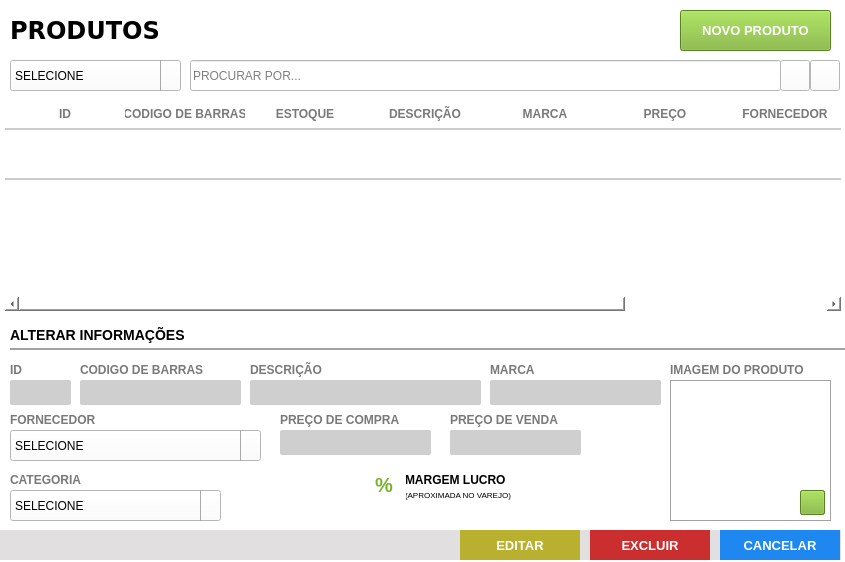
<?xml version="1.0" encoding="UTF-8"?>
<ui version="4.0">
 <class>Frame</class>
 <widget class="QFrame" name="Frame">
  <property name="geometry">
   <rect>
    <x>0</x>
    <y>0</y>
    <width>845</width>
    <height>562</height>
   </rect>
  </property>
  <property name="windowTitle">
   <string>Lista de Produtos</string>
  </property>
  <property name="autoFillBackground">
   <bool>false</bool>
  </property>
  <property name="styleSheet">
   <string notr="true">background: #FFF;</string>
  </property>
  <widget class="QFrame" name="fr_titulo_servicos">
   <property name="geometry">
    <rect>
     <x>0</x>
     <y>0</y>
     <width>841</width>
     <height>60</height>
    </rect>
   </property>
   <property name="styleSheet">
    <string notr="true"/>
   </property>
   <widget class="QLabel" name="lb_tituloClientes_2">
    <property name="geometry">
     <rect>
      <x>10</x>
      <y>15</y>
      <width>200</width>
      <height>30</height>
     </rect>
    </property>
    <property name="font">
     <font>
      <family>DejaVu Sans</family>
      <pointsize>18</pointsize>
      <weight>75</weight>
      <bold>true</bold>
     </font>
    </property>
    <property name="styleSheet">
     <string notr="true">color: rgb(0, 0, 0)</string>
    </property>
    <property name="text">
     <string>PRODUTOS</string>
    </property>
   </widget>
   <widget class="QPushButton" name="bt_novo">
    <property name="geometry">
     <rect>
      <x>680</x>
      <y>10</y>
      <width>151</width>
      <height>41</height>
     </rect>
    </property>
    <property name="font">
     <font>
      <family>Tahoma</family>
      <pointsize>10</pointsize>
      <weight>75</weight>
      <bold>true</bold>
     </font>
    </property>
    <property name="cursor">
     <cursorShape>PointingHandCursor</cursorShape>
    </property>
    <property name="focusPolicy">
     <enum>Qt::NoFocus</enum>
    </property>
    <property name="contextMenuPolicy">
     <enum>Qt::ActionsContextMenu</enum>
    </property>
    <property name="styleSheet">
     <string notr="true">QPushButton {
background-color: #7AB32E;
color: #FFF
 }
QPushButton:hover{
background-color: #40a286
}</string>
    </property>
    <property name="text">
     <string>NOVO PRODUTO</string>
    </property>
    <property name="iconSize">
     <size>
      <width>75</width>
      <height>35</height>
     </size>
    </property>
   </widget>
  </widget>
  <widget class="QTableWidget" name="tb_produtos">
   <property name="geometry">
    <rect>
     <x>0</x>
     <y>100</y>
     <width>841</width>
     <height>211</height>
    </rect>
   </property>
   <property name="cursor" stdset="0">
    <cursorShape>PointingHandCursor</cursorShape>
   </property>
   <property name="focusPolicy">
    <enum>Qt::WheelFocus</enum>
   </property>
   <property name="styleSheet">
    <string notr="true">QTableView{
color: #797979;
font-weight: bold;
font-size: 13px;
background: #FFF;
padding: 0 0 0 5px;
}
QHeaderView:section{
background: #FFF;
padding: 5px 0 ;
font-size: 12px;
font-family: &quot;Arial&quot;;
font-weight: bold;
color: #797979;
border: none;
border-bottom: 2px solid #CCC;
text-transform: uppercase
}
QTableView::item {
border-bottom: 2px solid #CCC;
padding: 2px;
}

</string>
   </property>
   <property name="frameShape">
    <enum>QFrame::NoFrame</enum>
   </property>
   <property name="frameShadow">
    <enum>QFrame::Plain</enum>
   </property>
   <property name="autoScrollMargin">
    <number>20</number>
   </property>
   <property name="editTriggers">
    <set>QAbstractItemView::NoEditTriggers</set>
   </property>
   <property name="selectionMode">
    <enum>QAbstractItemView::NoSelection</enum>
   </property>
   <property name="selectionBehavior">
    <enum>QAbstractItemView::SelectRows</enum>
   </property>
   <property name="showGrid">
    <bool>false</bool>
   </property>
   <property name="gridStyle">
    <enum>Qt::NoPen</enum>
   </property>
   <property name="wordWrap">
    <bool>false</bool>
   </property>
   <property name="rowCount">
    <number>1</number>
   </property>
   <attribute name="horizontalHeaderDefaultSectionSize">
    <number>120</number>
   </attribute>
   <attribute name="horizontalHeaderHighlightSections">
    <bool>false</bool>
   </attribute>
   <attribute name="horizontalHeaderStretchLastSection">
    <bool>true</bool>
   </attribute>
   <attribute name="verticalHeaderVisible">
    <bool>false</bool>
   </attribute>
   <attribute name="verticalHeaderDefaultSectionSize">
    <number>50</number>
   </attribute>
   <attribute name="verticalHeaderMinimumSectionSize">
    <number>20</number>
   </attribute>
   <row>
    <property name="text">
     <string>1</string>
    </property>
   </row>
   <column>
    <property name="text">
     <string>ID</string>
    </property>
   </column>
   <column>
    <property name="text">
     <string>CODIGO DE BARRAS</string>
    </property>
   </column>
   <column>
    <property name="text">
     <string>ESTOQUE</string>
    </property>
   </column>
   <column>
    <property name="text">
     <string>DESCRIÇÃO</string>
    </property>
   </column>
   <column>
    <property name="text">
     <string>MARCA</string>
    </property>
   </column>
   <column>
    <property name="text">
     <string>PREÇO</string>
    </property>
   </column>
   <column>
    <property name="text">
     <string>FORNECEDOR</string>
    </property>
   </column>
   <column>
    <property name="text">
     <string>CATEGORIA</string>
    </property>
   </column>
  </widget>
  <widget class="QLabel" name="lb_FormProdutos_6">
   <property name="geometry">
    <rect>
     <x>80</x>
     <y>360</y>
     <width>181</width>
     <height>20</height>
    </rect>
   </property>
   <property name="styleSheet">
    <string notr="true">QLabel{
font-size: 12px;
font-family: &quot;Arial Unicode MS&quot;;
font-weight: bold;
color: #797979
}</string>
   </property>
   <property name="text">
    <string>CODIGO DE BARRAS</string>
   </property>
  </widget>
  <widget class="QLineEdit" name="tx_codbarras">
   <property name="geometry">
    <rect>
     <x>80</x>
     <y>380</y>
     <width>161</width>
     <height>25</height>
    </rect>
   </property>
   <property name="focusPolicy">
    <enum>Qt::WheelFocus</enum>
   </property>
   <property name="styleSheet">
    <string notr="true">QLineEdit{
background: #CFCFCF;
border-radius: 2px;
color: #000;
padding-left: 3px;
font: 13px &quot;Arial&quot; 
}
QLineEdit:Focus {
border: 1px solid red;
}</string>
   </property>
   <property name="text">
    <string/>
   </property>
   <property name="placeholderText">
    <string/>
   </property>
  </widget>
  <widget class="QFrame" name="fr_botoes">
   <property name="geometry">
    <rect>
     <x>-210</x>
     <y>530</y>
     <width>1051</width>
     <height>30</height>
    </rect>
   </property>
   <property name="styleSheet">
    <string notr="true">background:#E1DFE0;
border: none;</string>
   </property>
   <widget class="QPushButton" name="bt_cancelar">
    <property name="geometry">
     <rect>
      <x>930</x>
      <y>0</y>
      <width>120</width>
      <height>30</height>
     </rect>
    </property>
    <property name="font">
     <font>
      <pointsize>10</pointsize>
      <weight>75</weight>
      <bold>true</bold>
     </font>
    </property>
    <property name="cursor">
     <cursorShape>PointingHandCursor</cursorShape>
    </property>
    <property name="focusPolicy">
     <enum>Qt::NoFocus</enum>
    </property>
    <property name="contextMenuPolicy">
     <enum>Qt::ActionsContextMenu</enum>
    </property>
    <property name="styleSheet">
     <string notr="true">QPushButton {
background-color: #1E87F0;
color: #FFF
 }
QPushButton:hover{
background-color: #40a286
}</string>
    </property>
    <property name="text">
     <string>CANCELAR</string>
    </property>
    <property name="iconSize">
     <size>
      <width>75</width>
      <height>35</height>
     </size>
    </property>
   </widget>
   <widget class="QPushButton" name="bt_salvar">
    <property name="geometry">
     <rect>
      <x>670</x>
      <y>0</y>
      <width>120</width>
      <height>30</height>
     </rect>
    </property>
    <property name="font">
     <font>
      <family>Tahoma</family>
      <pointsize>10</pointsize>
      <weight>75</weight>
      <bold>true</bold>
     </font>
    </property>
    <property name="cursor">
     <cursorShape>PointingHandCursor</cursorShape>
    </property>
    <property name="focusPolicy">
     <enum>Qt::NoFocus</enum>
    </property>
    <property name="contextMenuPolicy">
     <enum>Qt::ActionsContextMenu</enum>
    </property>
    <property name="styleSheet">
     <string notr="true">QPushButton {
	background-color: rgb(186, 176, 48);
color: #FFF
 }
QPushButton:hover{
	background-color: rgb(217, 202, 49);
}</string>
    </property>
    <property name="text">
     <string>EDITAR</string>
    </property>
    <property name="iconSize">
     <size>
      <width>75</width>
      <height>35</height>
     </size>
    </property>
   </widget>
   <widget class="QPushButton" name="bt_excluir">
    <property name="geometry">
     <rect>
      <x>800</x>
      <y>0</y>
      <width>120</width>
      <height>30</height>
     </rect>
    </property>
    <property name="font">
     <font>
      <family>Tahoma</family>
      <pointsize>10</pointsize>
      <weight>75</weight>
      <bold>true</bold>
     </font>
    </property>
    <property name="cursor">
     <cursorShape>PointingHandCursor</cursorShape>
    </property>
    <property name="focusPolicy">
     <enum>Qt::NoFocus</enum>
    </property>
    <property name="contextMenuPolicy">
     <enum>Qt::ActionsContextMenu</enum>
    </property>
    <property name="styleSheet">
     <string notr="true">QPushButton {
	background-color: rgb(203, 46, 46);
color: #FFF
 }
QPushButton:hover{
	background-color: rgb(253, 99, 99);
}</string>
    </property>
    <property name="text">
     <string>EXCLUIR</string>
    </property>
    <property name="iconSize">
     <size>
      <width>75</width>
      <height>35</height>
     </size>
    </property>
   </widget>
  </widget>
  <widget class="QLineEdit" name="tx_id">
   <property name="geometry">
    <rect>
     <x>10</x>
     <y>380</y>
     <width>61</width>
     <height>25</height>
    </rect>
   </property>
   <property name="focusPolicy">
    <enum>Qt::WheelFocus</enum>
   </property>
   <property name="styleSheet">
    <string notr="true">QLineEdit{
background: #CFCFCF;
border-radius: 2px;
color: #000;
padding-left: 3px;
font: 13px &quot;Arial&quot; 
}
QLineEdit:Focus {
border: 1px solid red;
}</string>
   </property>
   <property name="inputMask">
    <string/>
   </property>
   <property name="text">
    <string/>
   </property>
   <property name="placeholderText">
    <string/>
   </property>
  </widget>
  <widget class="QLabel" name="lb_FormProdutos_7">
   <property name="geometry">
    <rect>
     <x>10</x>
     <y>360</y>
     <width>61</width>
     <height>20</height>
    </rect>
   </property>
   <property name="styleSheet">
    <string notr="true">QLabel{
font-size: 12px;
font-family: &quot;Arial Unicode MS&quot;;
font-weight: bold;
color: #797979
}</string>
   </property>
   <property name="text">
    <string>ID</string>
   </property>
  </widget>
  <widget class="QLabel" name="lb_FormProdutos_10">
   <property name="geometry">
    <rect>
     <x>490</x>
     <y>360</y>
     <width>111</width>
     <height>20</height>
    </rect>
   </property>
   <property name="styleSheet">
    <string notr="true">QLabel{
font-size: 12px;
font-family: &quot;Arial Unicode MS&quot;;
font-weight: bold;
color: #797979
}</string>
   </property>
   <property name="text">
    <string>MARCA</string>
   </property>
  </widget>
  <widget class="QLineEdit" name="tx_marca">
   <property name="geometry">
    <rect>
     <x>490</x>
     <y>380</y>
     <width>171</width>
     <height>25</height>
    </rect>
   </property>
   <property name="focusPolicy">
    <enum>Qt::WheelFocus</enum>
   </property>
   <property name="styleSheet">
    <string notr="true">QLineEdit{
background: #CFCFCF;
border-radius: 2px;
color: #000;
padding-left: 3px;
font: 13px &quot;Arial&quot; 
}
QLineEdit:Focus {
border: 1px solid red;
}</string>
   </property>
   <property name="inputMask">
    <string/>
   </property>
   <property name="text">
    <string/>
   </property>
   <property name="placeholderText">
    <string/>
   </property>
  </widget>
  <widget class="QLabel" name="lb_FormProdutos_11">
   <property name="geometry">
    <rect>
     <x>450</x>
     <y>410</y>
     <width>121</width>
     <height>20</height>
    </rect>
   </property>
   <property name="styleSheet">
    <string notr="true">QLabel{
font-size: 12px;
font-family: &quot;Arial Unicode MS&quot;;
font-weight: bold;
color: #797979
}</string>
   </property>
   <property name="text">
    <string>PREÇO DE VENDA</string>
   </property>
  </widget>
  <widget class="QLineEdit" name="tx_preco">
   <property name="geometry">
    <rect>
     <x>450</x>
     <y>430</y>
     <width>131</width>
     <height>25</height>
    </rect>
   </property>
   <property name="focusPolicy">
    <enum>Qt::WheelFocus</enum>
   </property>
   <property name="styleSheet">
    <string notr="true">QLineEdit{
background: #CFCFCF;
border-radius: 2px;
color: #000;
padding-left: 3px;
font: 13px &quot;Arial&quot; 
}
QLineEdit:Focus {
border: 1px solid red;
}</string>
   </property>
   <property name="inputMask">
    <string/>
   </property>
   <property name="text">
    <string/>
   </property>
   <property name="placeholderText">
    <string/>
   </property>
  </widget>
  <widget class="QLabel" name="lb_FormProdutos_12">
   <property name="geometry">
    <rect>
     <x>250</x>
     <y>360</y>
     <width>111</width>
     <height>20</height>
    </rect>
   </property>
   <property name="styleSheet">
    <string notr="true">QLabel{
font-size: 12px;
font-family: &quot;Arial Unicode MS&quot;;
font-weight: bold;
color: #797979
}</string>
   </property>
   <property name="text">
    <string>DESCRIÇÃO</string>
   </property>
  </widget>
  <widget class="QLineEdit" name="tx_descricao">
   <property name="geometry">
    <rect>
     <x>250</x>
     <y>380</y>
     <width>231</width>
     <height>25</height>
    </rect>
   </property>
   <property name="focusPolicy">
    <enum>Qt::WheelFocus</enum>
   </property>
   <property name="styleSheet">
    <string notr="true">QLineEdit{
background: #CFCFCF;
border-radius: 2px;
color: #000;
padding-left: 3px;
font: 13px &quot;Arial&quot; 
}
QLineEdit:Focus {
border: 1px solid red;
}</string>
   </property>
   <property name="inputMask">
    <string/>
   </property>
   <property name="text">
    <string/>
   </property>
   <property name="placeholderText">
    <string/>
   </property>
  </widget>
  <widget class="QLabel" name="lb_FormProdutos_2">
   <property name="geometry">
    <rect>
     <x>10</x>
     <y>320</y>
     <width>1031</width>
     <height>30</height>
    </rect>
   </property>
   <property name="styleSheet">
    <string notr="true">QLabel{
font-size: 14px;
font-family: &quot;Arial&quot;;
font-weight: bold;

border-bottom: 2px solid #A2A2A2
}</string>
   </property>
   <property name="text">
    <string>ALTERAR INFORMAÇÕES</string>
   </property>
  </widget>
  <widget class="QPushButton" name="bt_refresh">
   <property name="geometry">
    <rect>
     <x>810</x>
     <y>60</y>
     <width>30</width>
     <height>31</height>
    </rect>
   </property>
   <property name="font">
    <font>
     <family>Arial</family>
    </font>
   </property>
   <property name="cursor">
    <cursorShape>PointingHandCursor</cursorShape>
   </property>
   <property name="focusPolicy">
    <enum>Qt::NoFocus</enum>
   </property>
   <property name="contextMenuPolicy">
    <enum>Qt::NoContextMenu</enum>
   </property>
   <property name="toolTip">
    <string>ATUALIZAR TABELA</string>
   </property>
   <property name="text">
    <string/>
   </property>
   <property name="icon">
    <iconset>
     <normaloff>../Imagens/refresh.png</normaloff>../Imagens/refresh.png</iconset>
   </property>
  </widget>
  <widget class="QLineEdit" name="tx_busca">
   <property name="geometry">
    <rect>
     <x>190</x>
     <y>60</y>
     <width>591</width>
     <height>31</height>
    </rect>
   </property>
   <property name="font">
    <font>
     <family>Arial</family>
    </font>
   </property>
   <property name="focusPolicy">
    <enum>Qt::ClickFocus</enum>
   </property>
   <property name="styleSheet">
    <string notr="true">QLineEdit {
color: #000
}
</string>
   </property>
   <property name="placeholderText">
    <string>PROCURAR POR...</string>
   </property>
  </widget>
  <widget class="QComboBox" name="cb_produtos">
   <property name="geometry">
    <rect>
     <x>10</x>
     <y>60</y>
     <width>171</width>
     <height>31</height>
    </rect>
   </property>
   <property name="focusPolicy">
    <enum>Qt::StrongFocus</enum>
   </property>
   <property name="styleSheet">
    <string notr="true">QComboBox{
background: #fff;
color: #000;
font: 13px &quot;Arial&quot; ;
text-transform: uppercase
}
QComboBox:Focus {
border: 1px solid red;
}
 QComboBox::drop-down {
     subcontrol-origin: padding;
     subcontrol-position: top right;
     width: 25px;
     border-left-width: 1px;
     border-left-color: darkgray;
     border-left-style: solid; /* just a single line */
     border-top-right-radius: 3px; /* same radius as the QComboBox */
     border-bottom-right-radius: 3px;
 }
QComboBox::down-arrow {
     image: url(&quot;Imagens/down.png&quot;);
 }
</string>
   </property>
   <item>
    <property name="text">
     <string>SELECIONE</string>
    </property>
   </item>
  </widget>
  <widget class="QPushButton" name="bt_busca">
   <property name="geometry">
    <rect>
     <x>780</x>
     <y>60</y>
     <width>30</width>
     <height>31</height>
    </rect>
   </property>
   <property name="font">
    <font>
     <family>Arial</family>
    </font>
   </property>
   <property name="cursor">
    <cursorShape>PointingHandCursor</cursorShape>
   </property>
   <property name="focusPolicy">
    <enum>Qt::NoFocus</enum>
   </property>
   <property name="contextMenuPolicy">
    <enum>Qt::NoContextMenu</enum>
   </property>
   <property name="toolTip">
    <string>BUSCAR</string>
   </property>
   <property name="text">
    <string/>
   </property>
   <property name="icon">
    <iconset>
     <normaloff>../Imagens/search.png</normaloff>../Imagens/search.png</iconset>
   </property>
  </widget>
  <widget class="QLabel" name="lb_foto_prod">
   <property name="geometry">
    <rect>
     <x>670</x>
     <y>380</y>
     <width>161</width>
     <height>141</height>
    </rect>
   </property>
   <property name="styleSheet">
    <string notr="true">border: 1px solid #A2A2A2;
background: url('Images/icon/Photo.svg') center no-repeat 
</string>
   </property>
   <property name="text">
    <string/>
   </property>
   <property name="alignment">
    <set>Qt::AlignCenter</set>
   </property>
  </widget>
  <widget class="QPushButton" name="bt_DelLogo">
   <property name="geometry">
    <rect>
     <x>800</x>
     <y>490</y>
     <width>25</width>
     <height>25</height>
    </rect>
   </property>
   <property name="font">
    <font>
     <family>Arial</family>
     <pointsize>16</pointsize>
     <weight>75</weight>
     <bold>true</bold>
    </font>
   </property>
   <property name="toolTip">
    <string>&lt;html&gt;&lt;head/&gt;&lt;body&gt;&lt;p&gt;Deletar Imagem&lt;/p&gt;&lt;/body&gt;&lt;/html&gt;</string>
   </property>
   <property name="styleSheet">
    <string notr="true">QPushButton{
background: #7AB32E;
color: #FFF
}
QPushButton:hover{
background-color: #40a286
}</string>
   </property>
   <property name="text">
    <string/>
   </property>
  </widget>
  <widget class="QPushButton" name="bt_AddLogo">
   <property name="geometry">
    <rect>
     <x>800</x>
     <y>490</y>
     <width>25</width>
     <height>25</height>
    </rect>
   </property>
   <property name="font">
    <font>
     <family>Arial</family>
     <pointsize>16</pointsize>
     <weight>75</weight>
     <bold>true</bold>
    </font>
   </property>
   <property name="toolTip">
    <string>&lt;html&gt;&lt;head/&gt;&lt;body&gt;&lt;p&gt;CADASTRAR IMGEM&lt;/p&gt;&lt;/body&gt;&lt;/html&gt;</string>
   </property>
   <property name="styleSheet">
    <string notr="true">QPushButton{
background: #7AB32E;
color: #FFF
}
QPushButton:hover{
background-color: #40a286
}</string>
   </property>
   <property name="text">
    <string/>
   </property>
  </widget>
  <widget class="QLabel" name="lb_FormFornecedor_21">
   <property name="geometry">
    <rect>
     <x>670</x>
     <y>360</y>
     <width>150</width>
     <height>20</height>
    </rect>
   </property>
   <property name="styleSheet">
    <string notr="true">QLabel{
font-size: 12px;
font-family: &quot;Arial Unicode MS&quot;;
font-weight: bold;
color: #797979
}</string>
   </property>
   <property name="text">
    <string>IMAGEM DO PRODUTO</string>
   </property>
  </widget>
  <widget class="QComboBox" name="cb_fornecedor">
   <property name="geometry">
    <rect>
     <x>10</x>
     <y>430</y>
     <width>251</width>
     <height>31</height>
    </rect>
   </property>
   <property name="focusPolicy">
    <enum>Qt::StrongFocus</enum>
   </property>
   <property name="styleSheet">
    <string notr="true">QComboBox{
background: #fff;
color: #000;
font: 13px &quot;Arial&quot; ;
text-transform: uppercase
}
QComboBox:Focus {
border: 1px solid red;
}
 QComboBox::drop-down {
     subcontrol-origin: padding;
     subcontrol-position: top right;
     width: 25px;
     border-left-width: 1px;
     border-left-color: darkgray;
     border-left-style: solid; /* just a single line */
     border-top-right-radius: 3px; /* same radius as the QComboBox */
     border-bottom-right-radius: 3px;
 }
QComboBox::down-arrow {
     image: url(&quot;Imagens/down.png&quot;);
 }
</string>
   </property>
   <item>
    <property name="text">
     <string>SELECIONE</string>
    </property>
   </item>
  </widget>
  <widget class="QComboBox" name="cb_categoria">
   <property name="geometry">
    <rect>
     <x>10</x>
     <y>490</y>
     <width>211</width>
     <height>31</height>
    </rect>
   </property>
   <property name="focusPolicy">
    <enum>Qt::StrongFocus</enum>
   </property>
   <property name="styleSheet">
    <string notr="true">QComboBox{
background: #fff;
color: #000;
font: 13px &quot;Arial&quot; ;
text-transform: uppercase
}
QComboBox:Focus {
border: 1px solid red;
}
 QComboBox::drop-down {
     subcontrol-origin: padding;
     subcontrol-position: top right;
     width: 25px;
     border-left-width: 1px;
     border-left-color: darkgray;
     border-left-style: solid; /* just a single line */
     border-top-right-radius: 3px; /* same radius as the QComboBox */
     border-bottom-right-radius: 3px;
 }
QComboBox::down-arrow {
     image: url(&quot;Imagens/down.png&quot;);
 }
</string>
   </property>
   <item>
    <property name="text">
     <string>SELECIONE</string>
    </property>
   </item>
  </widget>
  <widget class="QLabel" name="lb_FormProdutos_13">
   <property name="geometry">
    <rect>
     <x>10</x>
     <y>410</y>
     <width>111</width>
     <height>20</height>
    </rect>
   </property>
   <property name="styleSheet">
    <string notr="true">QLabel{
font-size: 12px;
font-family: &quot;Arial Unicode MS&quot;;
font-weight: bold;
color: #797979
}</string>
   </property>
   <property name="text">
    <string>FORNECEDOR</string>
   </property>
  </widget>
  <widget class="QLabel" name="lb_FormProdutos_14">
   <property name="geometry">
    <rect>
     <x>10</x>
     <y>470</y>
     <width>111</width>
     <height>20</height>
    </rect>
   </property>
   <property name="styleSheet">
    <string notr="true">QLabel{
font-size: 12px;
font-family: &quot;Arial Unicode MS&quot;;
font-weight: bold;
color: #797979
}</string>
   </property>
   <property name="text">
    <string>CATEGORIA</string>
   </property>
  </widget>
  <widget class="QLabel" name="lb_FormProdutos_17">
   <property name="geometry">
    <rect>
     <x>405</x>
     <y>490</y>
     <width>150</width>
     <height>10</height>
    </rect>
   </property>
   <property name="styleSheet">
    <string notr="true">QLabel{
font-size: 8px;
font-family: &quot;Arial Unicode MS&quot;;
font-weight: normal;
color: #000
}</string>
   </property>
   <property name="text">
    <string>(APROXIMADA NO VAREJO)</string>
   </property>
  </widget>
  <widget class="QLabel" name="lb_FormProdutos_15">
   <property name="geometry">
    <rect>
     <x>405</x>
     <y>470</y>
     <width>150</width>
     <height>20</height>
    </rect>
   </property>
   <property name="styleSheet">
    <string notr="true">QLabel{
font-size: 12px;
font-family: &quot;Arial Unicode MS&quot;;
font-weight: bold;
color: #000
}</string>
   </property>
   <property name="text">
    <string>MARGEM LUCRO</string>
   </property>
  </widget>
  <widget class="QLabel" name="lb_porcVar">
   <property name="geometry">
    <rect>
     <x>375</x>
     <y>470</y>
     <width>31</width>
     <height>30</height>
    </rect>
   </property>
   <property name="styleSheet">
    <string notr="true">QLabel{
font-size: 20px;
font-family: &quot;Arial Unicode MS&quot;;
font-weight: bold;
color: #7AB32E
}</string>
   </property>
   <property name="text">
    <string>%</string>
   </property>
  </widget>
  <widget class="QLineEdit" name="tx_PorcentagemVarejo">
   <property name="geometry">
    <rect>
     <x>260</x>
     <y>470</y>
     <width>111</width>
     <height>30</height>
    </rect>
   </property>
   <property name="focusPolicy">
    <enum>Qt::WheelFocus</enum>
   </property>
   <property name="styleSheet">
    <string notr="true">QLineEdit{
background: #FFF;
border-radius: 2px;
color: #7AB32E;
font: 20px &quot;Arial&quot; ;
font-weight: bold
}
QLineEdit:Focus {
border: 1px solid red;
}</string>
   </property>
   <property name="text">
    <string/>
   </property>
   <property name="alignment">
    <set>Qt::AlignRight|Qt::AlignTrailing|Qt::AlignVCenter</set>
   </property>
   <property name="readOnly">
    <bool>true</bool>
   </property>
  </widget>
  <widget class="QLabel" name="lb_FormProdutos_16">
   <property name="geometry">
    <rect>
     <x>280</x>
     <y>410</y>
     <width>141</width>
     <height>20</height>
    </rect>
   </property>
   <property name="styleSheet">
    <string notr="true">QLabel{
font-size: 12px;
font-family: &quot;Arial Unicode MS&quot;;
font-weight: bold;
color: #797979
}</string>
   </property>
   <property name="text">
    <string>PREÇO DE COMPRA</string>
   </property>
  </widget>
  <widget class="QLineEdit" name="tx_preco_compra">
   <property name="geometry">
    <rect>
     <x>280</x>
     <y>430</y>
     <width>151</width>
     <height>25</height>
    </rect>
   </property>
   <property name="focusPolicy">
    <enum>Qt::WheelFocus</enum>
   </property>
   <property name="styleSheet">
    <string notr="true">QLineEdit{
background: #CFCFCF;
border-radius: 2px;
color: #000;
padding-left: 3px;
font: 13px &quot;Arial&quot; 
}
QLineEdit:Focus {
border: 1px solid red;
}</string>
   </property>
   <property name="inputMask">
    <string/>
   </property>
   <property name="text">
    <string/>
   </property>
   <property name="placeholderText">
    <string/>
   </property>
  </widget>
 </widget>
 <resources/>
 <connections/>
</ui>
